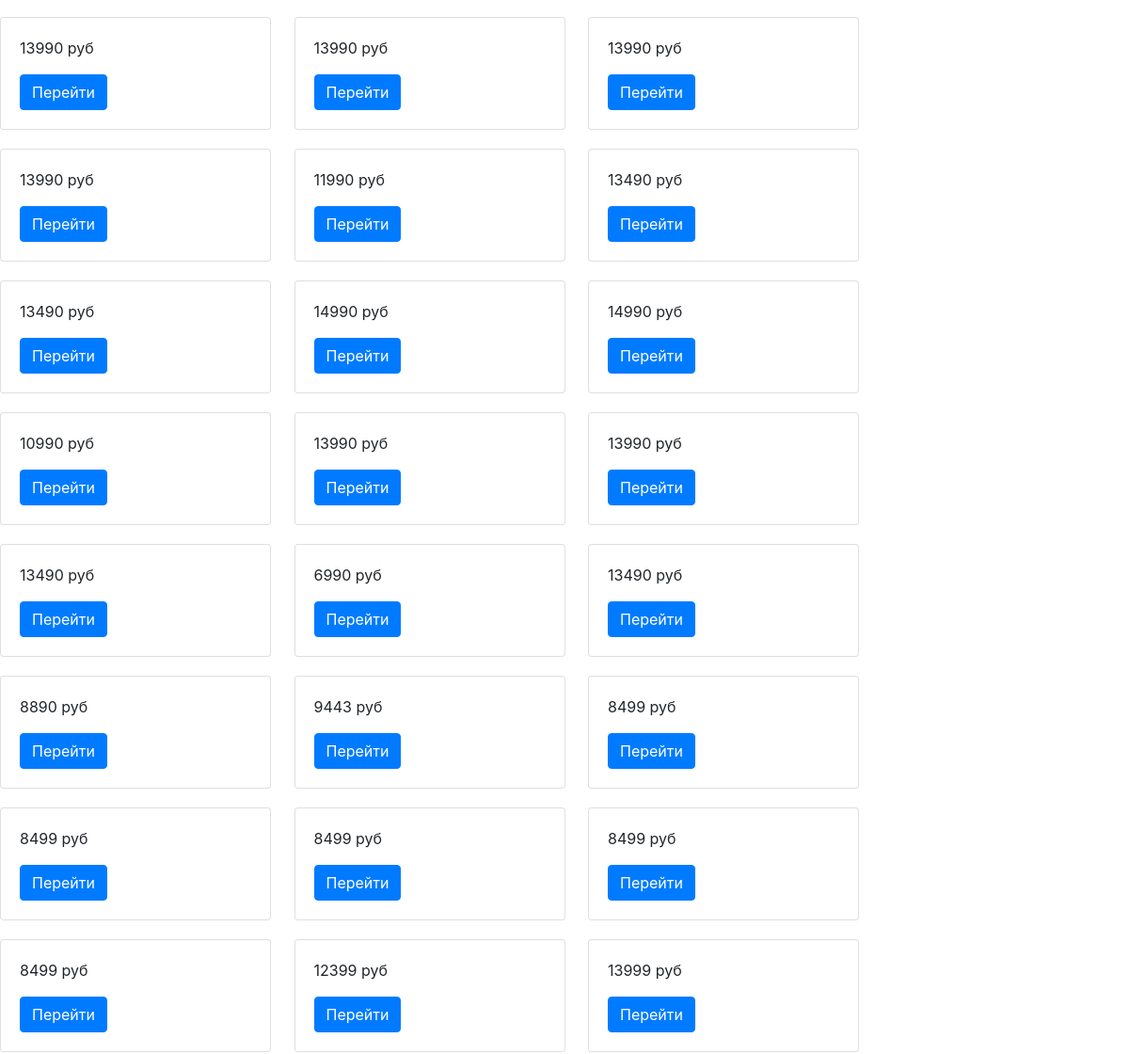
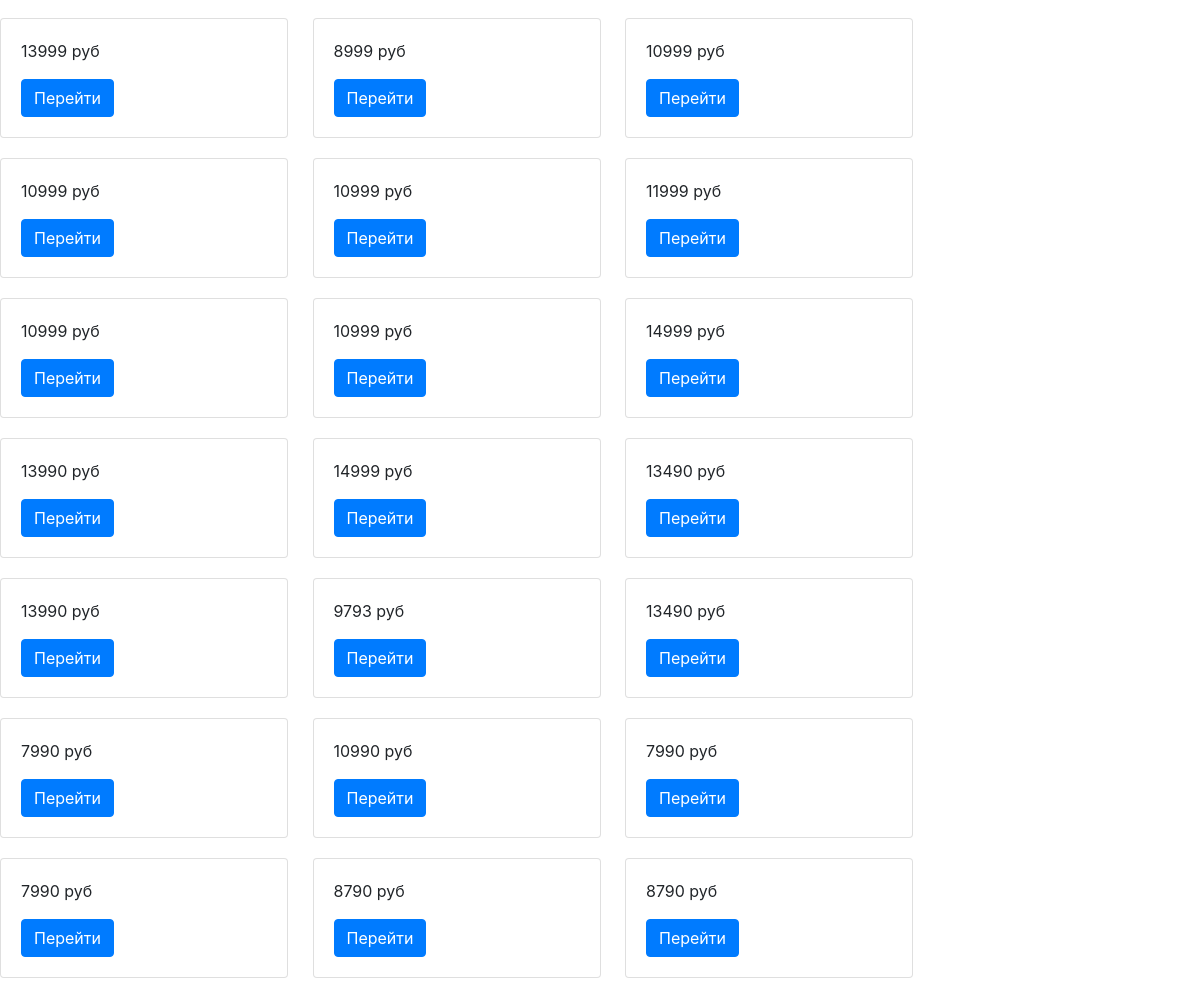
Before: / (lower part) with the older database file (2 pictures, top to bottom).
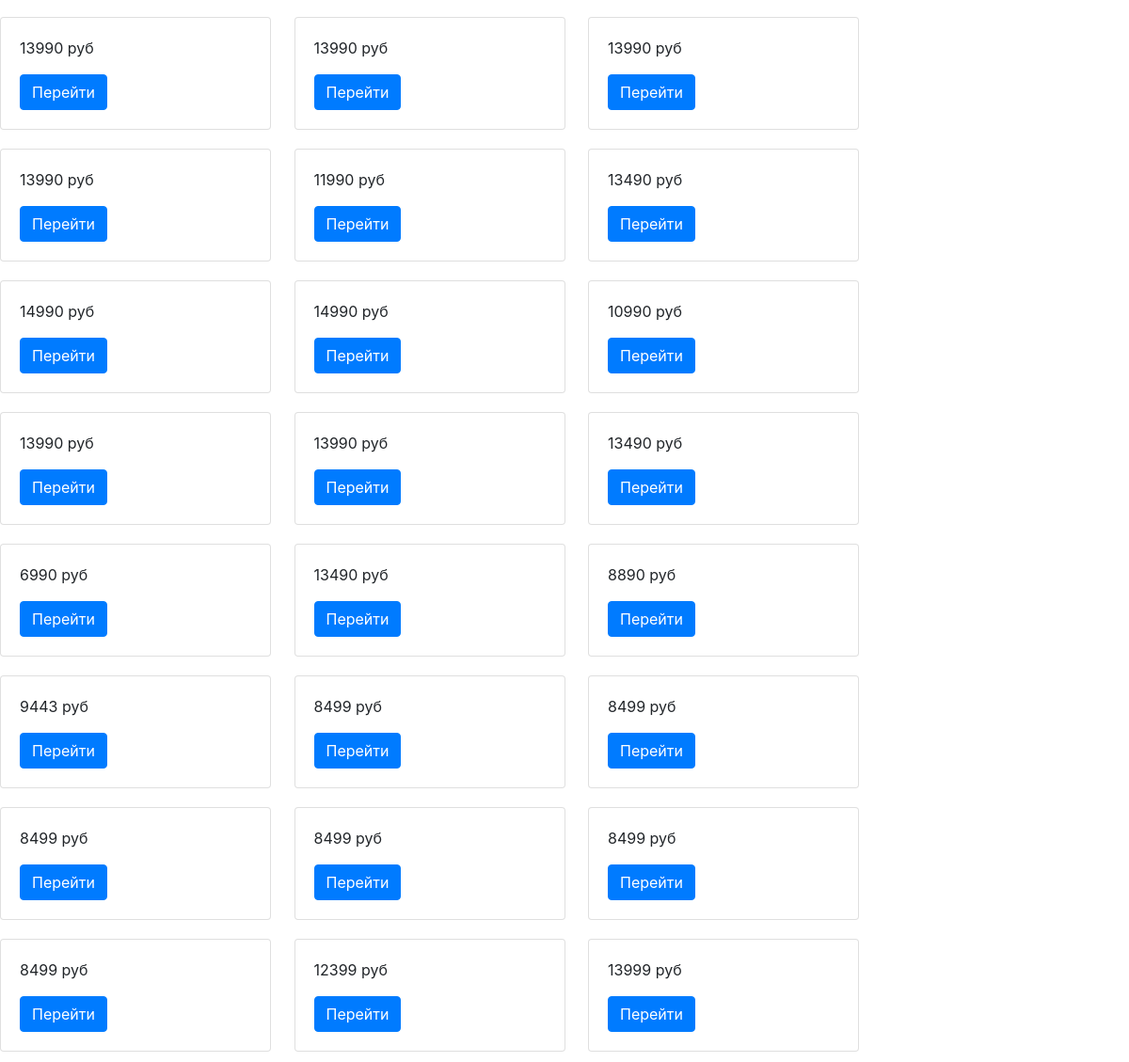
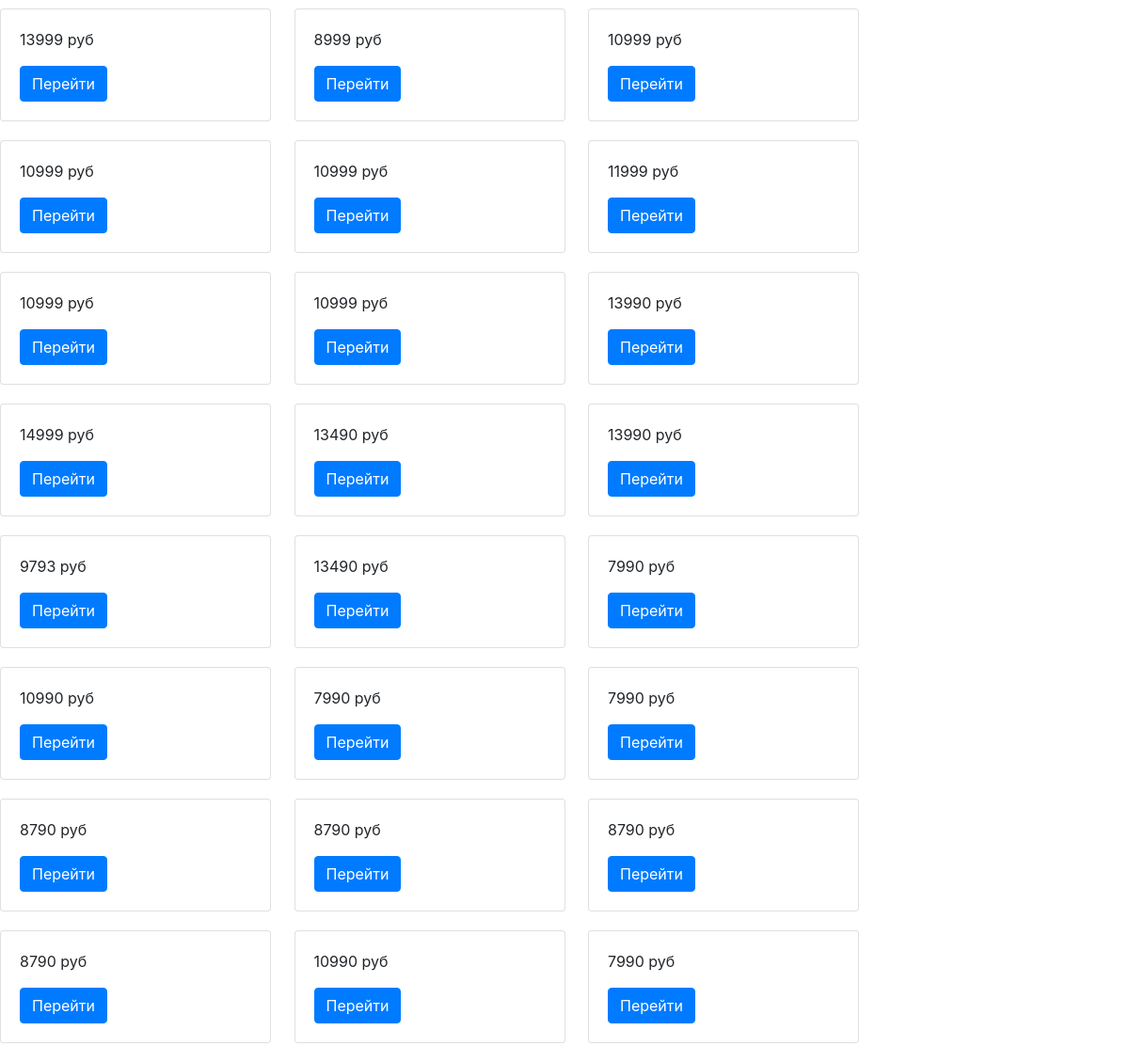
After: the same page with the newer database file (2 pictures, top to bottom).
### product/models.py (models this page shows, shortened)
class Shoes(models.Model):
    img = models.ImageField(upload_to='products/', blank=True)
    url = models.CharField(max_length=350, unique=True)
    price = models.CharField(max_length=150)

### product/views.py (the view)
# urls.py: path('', views.list_shoes)  # главная страница
def list_shoes(request):
    shoes = _list_shoes_db()
    return render(request, 'list.html', {'shoes': shoes})

### product/services.py (called while the page is built)
def _list_shoes_db():
    return Shoes.objects.all()

### product/templates/list.html (shortened to what this page needs)
{% load static %}
<html lang="ru">
<head>
    <link rel="stylesheet" href="https://cdn.jsdelivr.net/npm/bootstrap@4.3.1/dist/css/bootstrap.min.css"
>
    <link rel="stylesheet" href="{% static 'product/base.css' %}">
</head>
<body>
{% for i in shoes %}
<div class="card" style="width: 18rem;">
    {% if i.img %}
    <img class="displayed" src="{{ i.img }}" alt=""><br>
    {% else %}
    <p>Фотографии нет</p>
    {% endif %}
    <div class="card-body">
        <p class="card-text">{{ i.price }} руб</p>
        <a href="{{ i.url }}" class="btn btn-primary">Перейти</a>
    </div>
</div>
{% endfor %}
</body>
</html>

### product/static/product/base.css (style rules this page uses)
.card { width: 18rem; display: inline-block; margin-right: 20px; margin-bottom: 20px; }

Changed rows visible on the page:
changed Shoes (number 7 of 48 on the later page): price "13490" → "14990"
changed Shoes (number 9 of 48 on the later page): price "14990" → "10990"
changed Shoes (number 10 of 48 on the later page): price "10990" → "13990"
changed Shoes (number 12 of 48 on the later page): price "13990" → "13490"
changed Shoes (number 13 of 48 on the later page): price "13490" → "6990"
changed Shoes (number 14 of 48 on the later page): price "6990" → "13490"
changed Shoes (number 15 of 48 on the later page): price "13490" → "8890"
changed Shoes (number 16 of 48 on the later page): price "8890" → "9443"
changed Shoes (number 17 of 48 on the later page): price "9443" → "8499"
changed Shoes (number 33 of 48 on the later page): price "14999" → "13990"
changed Shoes (number 34 of 48 on the later page): price "13990" → "14999"
changed Shoes (number 35 of 48 on the later page): price "14999" → "13490"
changed Shoes (number 36 of 48 on the later page): price "13490" → "13990"
changed Shoes (number 37 of 48 on the later page): price "13990" → "9793"
changed Shoes (number 38 of 48 on the later page): price "9793" → "13490"
changed Shoes (number 39 of 48 on the later page): price "13490" → "7990"
changed Shoes (number 40 of 48 on the later page): price "7990" → "10990"
changed Shoes (number 41 of 48 on the later page): price "10990" → "7990"
changed Shoes (number 43 of 48 on the later page): price "7990" → "8790"
added Shoes: price "8790"
added Shoes: price "10990"
added Shoes: price "7990"
